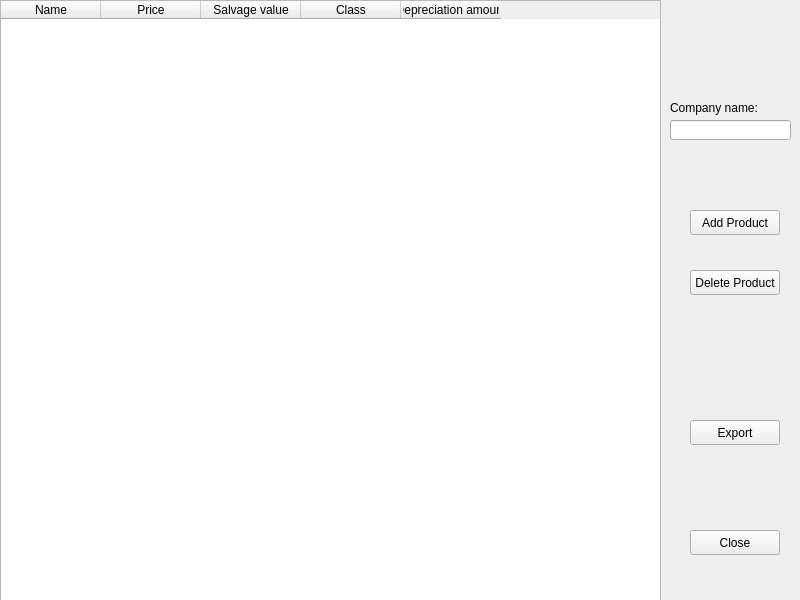
<?xml version="1.0" encoding="UTF-8"?>
<ui version="4.0">
 <class>MainWindow</class>
 <widget class="QMainWindow" name="MainWindow">
  <property name="geometry">
   <rect>
    <x>0</x>
    <y>0</y>
    <width>800</width>
    <height>600</height>
   </rect>
  </property>
  <property name="windowTitle">
   <string>MainWindow</string>
  </property>
  <widget class="QWidget" name="centralwidget">
   <widget class="QPushButton" name="closeBtn">
    <property name="geometry">
     <rect>
      <x>690</x>
      <y>530</y>
      <width>90</width>
      <height>25</height>
     </rect>
    </property>
    <property name="maximumSize">
     <size>
      <width>90</width>
      <height>25</height>
     </size>
    </property>
    <property name="text">
     <string>Close</string>
    </property>
   </widget>
   <widget class="QPushButton" name="addProductBtn">
    <property name="geometry">
     <rect>
      <x>690</x>
      <y>210</y>
      <width>90</width>
      <height>25</height>
     </rect>
    </property>
    <property name="maximumSize">
     <size>
      <width>90</width>
      <height>25</height>
     </size>
    </property>
    <property name="text">
     <string>Add Product</string>
    </property>
   </widget>
   <widget class="QPushButton" name="exportBtn">
    <property name="geometry">
     <rect>
      <x>690</x>
      <y>420</y>
      <width>90</width>
      <height>25</height>
     </rect>
    </property>
    <property name="maximumSize">
     <size>
      <width>90</width>
      <height>25</height>
     </size>
    </property>
    <property name="text">
     <string>Export</string>
    </property>
   </widget>
   <widget class="QLineEdit" name="companyName">
    <property name="geometry">
     <rect>
      <x>670</x>
      <y>120</y>
      <width>121</width>
      <height>20</height>
     </rect>
    </property>
   </widget>
   <widget class="QLabel" name="label">
    <property name="geometry">
     <rect>
      <x>670</x>
      <y>100</y>
      <width>91</width>
      <height>16</height>
     </rect>
    </property>
    <property name="text">
     <string>Company name:</string>
    </property>
   </widget>
   <widget class="QPushButton" name="deleteProductBtn">
    <property name="geometry">
     <rect>
      <x>690</x>
      <y>270</y>
      <width>90</width>
      <height>25</height>
     </rect>
    </property>
    <property name="maximumSize">
     <size>
      <width>90</width>
      <height>25</height>
     </size>
    </property>
    <property name="text">
     <string>Delete Product</string>
    </property>
   </widget>
   <widget class="QTableWidget" name="tableWidget">
    <property name="geometry">
     <rect>
      <x>0</x>
      <y>0</y>
      <width>661</width>
      <height>601</height>
     </rect>
    </property>
    <column>
     <property name="text">
      <string>Name</string>
     </property>
    </column>
    <column>
     <property name="text">
      <string>Price</string>
     </property>
    </column>
    <column>
     <property name="text">
      <string>Salvage value</string>
     </property>
    </column>
    <column>
     <property name="text">
      <string>Class</string>
     </property>
    </column>
    <column>
     <property name="text">
      <string>Depreciation amount</string>
     </property>
    </column>
   </widget>
  </widget>
 </widget>
 <resources/>
 <connections/>
</ui>
